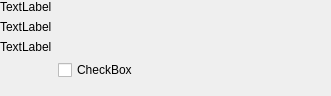
<?xml version="1.0" encoding="UTF-8"?>
<ui version="4.0">
 <class>Dialog</class>
 <widget class="QDialog" name="Dialog">
  <property name="geometry">
   <rect>
    <x>0</x>
    <y>0</y>
    <width>331</width>
    <height>96</height>
   </rect>
  </property>
  <property name="windowTitle">
   <string>Dialog</string>
  </property>
  <layout class="QFormLayout" name="formLayout">
   <property name="margin">
    <number>0</number>
   </property>
   <item row="0" column="0">
    <widget class="QLabel" name="label">
     <property name="text">
      <string>TextLabel</string>
     </property>
     <property name="buddy">
      <cstring>ebTestMap</cstring>
     </property>
    </widget>
   </item>
   <item row="1" column="0">
    <widget class="QLabel" name="label_2">
     <property name="text">
      <string>TextLabel</string>
     </property>
     <property name="buddy">
      <cstring>ebSerialNumber</cstring>
     </property>
    </widget>
   </item>
   <item row="2" column="0">
    <widget class="QLabel" name="label_3">
     <property name="text">
      <string>TextLabel</string>
     </property>
     <property name="buddy">
      <cstring>ellipsiscombobox</cstring>
     </property>
    </widget>
   </item>
   <item row="3" column="1">
    <widget class="QCheckBox" name="cbIsTested">
     <property name="text">
      <string>CheckBox</string>
     </property>
     <property name="field" stdset="0">
      <string>istested</string>
     </property>
    </widget>
   </item>
   <item row="0" column="1">
    <widget class="EllipsisComboBox" name="ebTestMap">
     <property name="reference">
      <string>test_map</string>
     </property>
     <property name="field" stdset="0">
      <string>test_map</string>
     </property>
    </widget>
   </item>
   <item row="1" column="1">
    <widget class="EllipsisComboBox" name="ebSerialNumber">
     <property name="reference">
      <string>serial_number</string>
     </property>
     <property name="field" stdset="0">
      <string>serial_number</string>
     </property>
    </widget>
   </item>
   <item row="2" column="1">
    <widget class="EllipsisComboBox" name="ellipsiscombobox">
     <property name="reference">
      <string>defect</string>
     </property>
     <property name="field" stdset="0">
      <string>defect</string>
     </property>
    </widget>
   </item>
  </layout>
 </widget>
 <customwidgets>
  <customwidget>
   <class>EllipsisComboBox</class>
   <extends>QWidget</extends>
   <header>electrolab.gui.ellipsiscombobox</header>
  </customwidget>
 </customwidgets>
 <tabstops>
  <tabstop>ebTestMap</tabstop>
  <tabstop>ebSerialNumber</tabstop>
  <tabstop>ellipsiscombobox</tabstop>
  <tabstop>cbIsTested</tabstop>
 </tabstops>
 <resources/>
 <connections/>
</ui>
